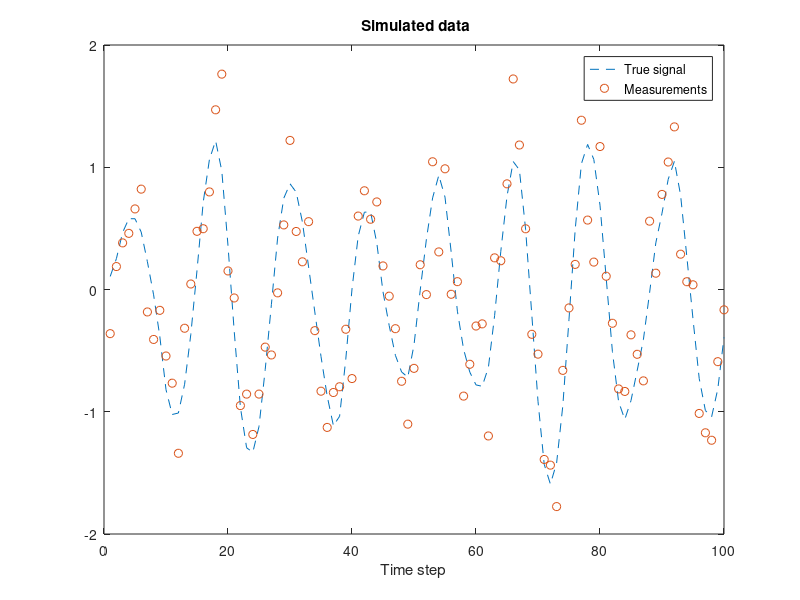
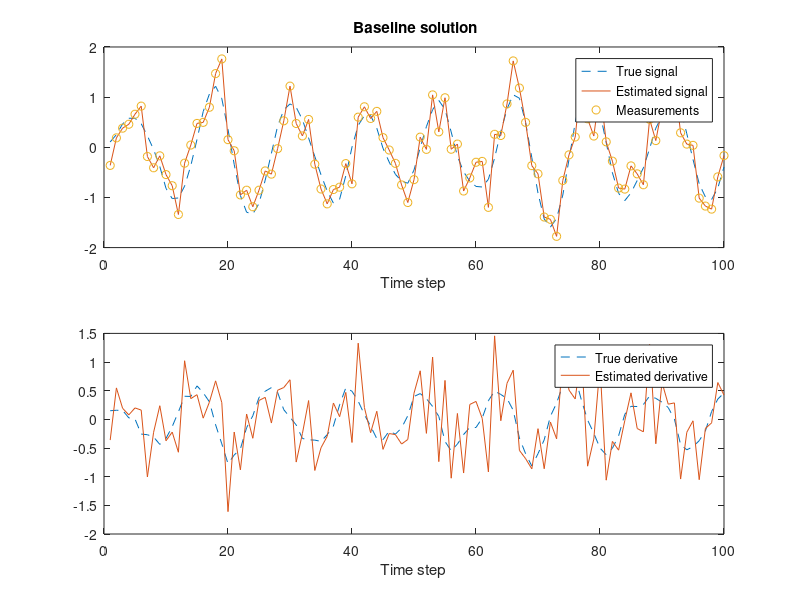
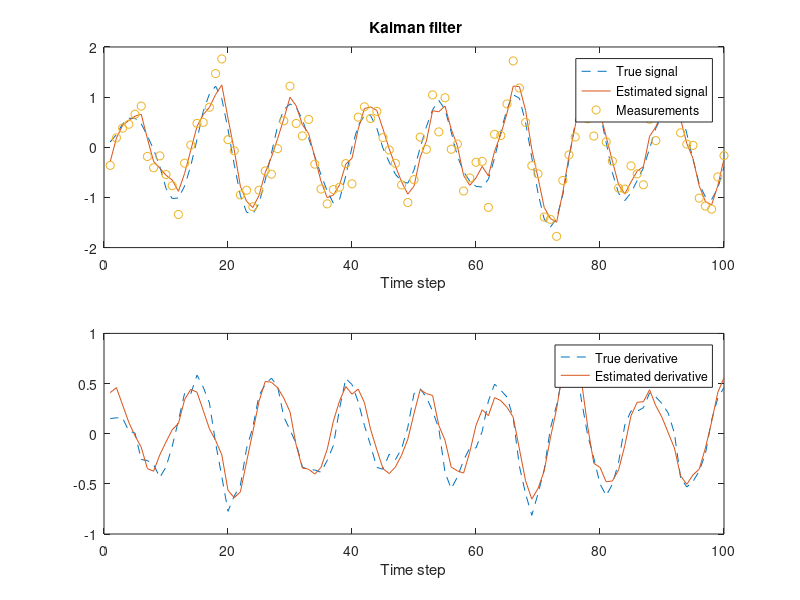
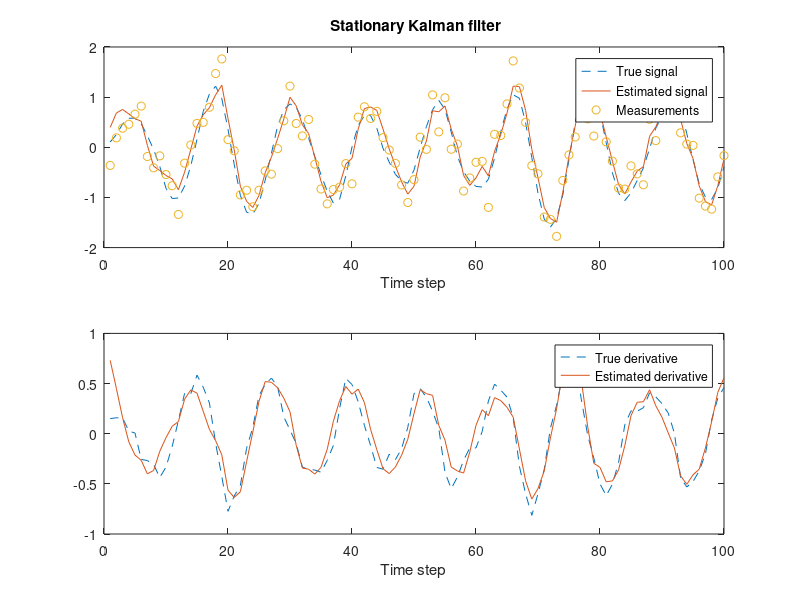

Reproduce these figures in MATLAB, in order.
%% Generate data

  % Lock random seed
  randn('state',123);

  % Substitute Simo's 'gauss_rnd', where m is the mean and S the covariance
  gauss_rnd = @(m,S) m + chol(S)'*randn(size(m));
  
  % Define parameters
  steps = 100;  % Number of time steps
  w     = 0.5;  % Angular velocity
  q     = 0.01; % Process noise spectral density
  r     = 0.1;  % Measurement noise variance

  % This is the transition matrix
  A = [cos(w)    sin(w)/w; 
       -w*sin(w) cos(w)];

  % This is the process noise covariance
  Q = [0.5*q*(w-cos(w)*sin(w))/w^3 0.5*q*sin(w)^2/w^2;
       0.5*q*sin(w)^2/w^2          0.5*q*(w+cos(w)*sin(w))/w];

  % This is the true initial value
  x0 = [0;0.1]; 

  % Simulate data
  X = zeros(2,steps);  % The true signal
  Y = zeros(1,steps);  % Measurements
  T = 1:steps;         % Time
  x = x0;
  for k=1:steps
    x = gauss_rnd(A*x,Q);
    y = gauss_rnd(x(1),r);
    X(:,k) = x;
    Y(:,k) = y;
  end

  % Visualize
  figure; clf;
    plot(T,X(1,:),'--',T,Y,'o');
    legend('True signal','Measurements');
    xlabel('Time step'); title('\bf Simulated data')
    
  % Report and pause
  fprintf('This is the simulated data. Press enter.\n');
  pause;

  
%% Baseline solution

  % Baseline solution. The estimates
  % of x_k are stored as columns of
  % the matrix EST1.
  
  % Calculate baseline estimate
  m1 = [0;1];  % Initialize first step with a guess
  EST1 = zeros(2,steps);
  for k=1:steps
    m1(2) = Y(k)-m1(1);
    m1(1) = Y(k);
    EST1(:,k) = m1;
  end

  % Visualize results
  figure; clf;
  
  % Plot the signal and its estimate
  subplot(2,1,1);
    plot(T,X(1,:),'--',T,EST1(1,:),'-',T,Y,'o');
    legend('True signal','Estimated signal','Measurements');
    xlabel('Time step'); title('\bf Baseline solution')
  
  % Plot the derivative and its estimate
  subplot(2,1,2);
    plot(T,X(2,:),'--',T,EST1(2,:),'-');
    legend('True derivative','Estimated derivative');
    xlabel('Time step')

  % Compute error
  err1 = sqrt(sum((X-EST1).^2,2)/numel(X))
  %err1 = sqrt(sum((X(:)-EST1(:)).^2)/numel(X))
  %err1 = rmse(X,EST1)
  
  % Report and pause
  fprintf('This is the base line estimate. Press enter.\n');
  pause
  
  
%% Kalman filter
  
  % Kalman filter solution. The estimates
  % of x_k are stored as columns of
  % the matrix EST2.

  m2 = [0;1];  % Initialize first step
  P2 = eye(2); % Some uncertanty in covariance  
  EST2 = zeros(2,steps); % Allocate space for results
  H = [1 0];
  Ks = zeros(2,10);

  % Run Kalman filter
  for k=1:steps
    m_km1 = A*m2;
    P_km1 = A*P2*A' + Q;
    % Replace these with the Kalman filter equations
    K = P_km1*H'/(H*P_km1*H'+r);
    v = (Y(k)-H*m_km1);
    S = (P_km1(1,1)+r);
    m2 = m_km1 + K*v;
    P2 = P_km1-K*S*K';
    if k>steps-10
        Ks(:,steps-10+k) = K;
    end

    %warning('You should add the Kalman filtering equations.')
    
    % Store the results
    EST2(:,k) = m2;
  end

  % Visualize results
  figure; clf
  
  % Plot the signal and its estimate
  subplot(2,1,1);
    plot(T,X(1,:),'--',T,EST2(1,:),'-',T,Y,'o');
    legend('True signal','Estimated signal','Measurements');
    xlabel('Time step'); title('\bf Kalman filter')
  
  % Plot the derivative and its estimate
  subplot(2,1,2);
    plot(T,X(2,:),'--',T,EST2(2,:),'-');
    legend('True derivative','Estimated derivative');
    xlabel('Time step')

  % Compute error
  %err2 = rmse(X,EST2)
  err2 = sqrt(sum((X-EST2).^2,2)/numel(X))

  % Report and pause
  fprintf('This will be the KF estimate. Press enter.\n');
  pause;


%% Stationary Kalman filter solution

  % The estimates of x_k are stored as columns of
  % the matrix EST3.

  m3 = [0;1];  % Initialize first step
  P3 = eye(2); % Some uncertanty in covariance  
  K  = Ks(:,end);  % Store the stationary gain here  
  EST3 = zeros(2,steps); % Allocate space for results

  for k=1:steps
    % Replace these with the stationary Kalman filter equations
    % Replace these with the Kalman filter equations

    m_km1 = A*m3;
    v = (Y(k)-H*m_km1);
    m3 = m_km1 + K*v;

    warning('You should add the Kalman filtering equations.')
    
    % Store the results
    EST3(:,k) = m3;
  end

  % Visualize results
  figure; clf
  
  % Plot the signal and its estimate
  subplot(2,1,1);
    plot(T,X(1,:),'--',T,EST3(1,:),'-',T,Y,'o');
    legend('True signal','Estimated signal','Measurements');
    xlabel('Time step'); ; title('\bf Stationary Kalman filter')
  
  % Plot the derivative and its estimate
  subplot(2,1,2);
    plot(T,X(2,:),'--',T,EST3(2,:),'-');
    legend('True derivative','Estimated derivative');
    xlabel('Time step')
 
  % Compute error
  %err3 = rmse(X,EST3)
  err3 = sqrt(sum((X-EST3).^2,2)/numel(X))

  % Report and pause
  fprintf('This will be the SKF estimate. Press enter.\n');




